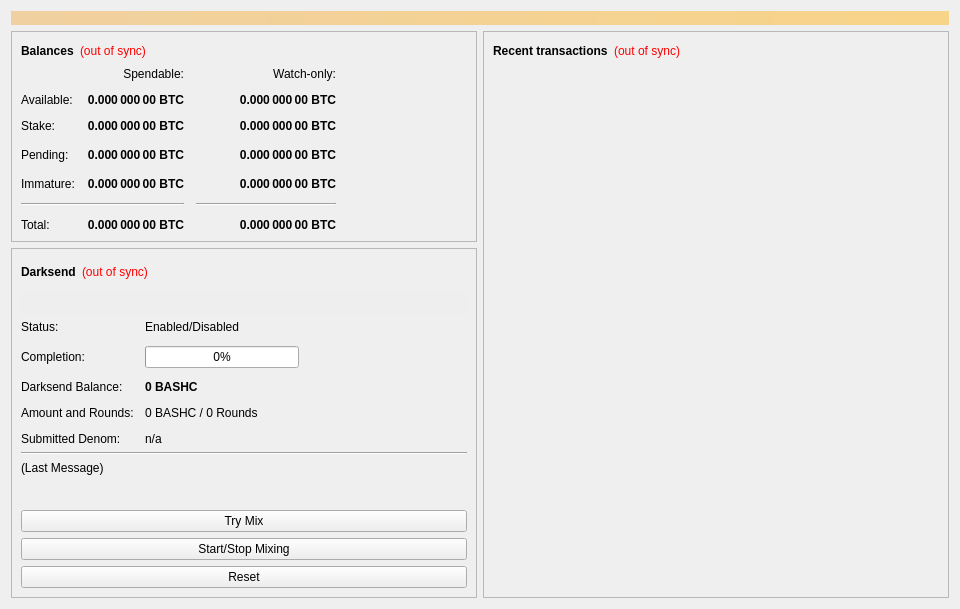
<?xml version="1.0" encoding="UTF-8"?>
<ui version="4.0">
 <class>OverviewPage</class>
 <widget class="QWidget" name="OverviewPage">
  <property name="geometry">
   <rect>
    <x>0</x>
    <y>0</y>
    <width>960</width>
    <height>594</height>
   </rect>
  </property>
  <property name="minimumSize">
   <size>
    <width>960</width>
    <height>0</height>
   </size>
  </property>
  <property name="windowTitle">
   <string>Form</string>
  </property>
  <layout class="QVBoxLayout" name="topLayout">
   <item>
    <widget class="QLabel" name="labelAlerts">
     <property name="visible">
      <bool>false</bool>
     </property>
     <property name="styleSheet">
      <string notr="true">background-color: qlineargradient(x1: 0, y1: 0, x2: 1, y2: 0, stop:0 #F0D0A0, stop:1 #F8D488); color:#000000;</string>
     </property>
     <property name="wordWrap">
      <bool>true</bool>
     </property>
     <property name="margin">
      <number>3</number>
     </property>
    </widget>
   </item>
   <item>
    <layout class="QHBoxLayout" name="horizontalLayout" stretch="1,1">
     <item>
      <layout class="QVBoxLayout" name="verticalLayout_2">
       <item>
        <widget class="QFrame" name="frame">
         <property name="frameShape">
          <enum>QFrame::StyledPanel</enum>
         </property>
         <property name="frameShadow">
          <enum>QFrame::Raised</enum>
         </property>
         <layout class="QVBoxLayout" name="verticalLayout_4">
          <item>
           <layout class="QHBoxLayout" name="horizontalLayout_4">
            <item>
             <widget class="QLabel" name="label_5">
              <property name="font">
               <font>
                <weight>75</weight>
                <bold>true</bold>
               </font>
              </property>
              <property name="text">
               <string>Balances</string>
              </property>
             </widget>
            </item>
            <item>
             <widget class="QLabel" name="labelWalletStatus">
              <property name="cursor">
               <cursorShape>WhatsThisCursor</cursorShape>
              </property>
              <property name="toolTip">
               <string>The displayed information may be out of date. Your wallet automatically synchronizes with the BashCoin network after a connection is established, but this process has not completed yet.</string>
              </property>
              <property name="styleSheet">
               <string notr="true">QLabel { color: red; }</string>
              </property>
              <property name="text">
               <string notr="true">(out of sync)</string>
              </property>
              <property name="alignment">
               <set>Qt::AlignLeading|Qt::AlignLeft|Qt::AlignVCenter</set>
              </property>
             </widget>
            </item>
            <item>
             <spacer name="horizontalSpacer_3">
              <property name="orientation">
               <enum>Qt::Horizontal</enum>
              </property>
              <property name="sizeHint" stdset="0">
               <size>
                <width>40</width>
                <height>20</height>
               </size>
              </property>
             </spacer>
            </item>
           </layout>
          </item>
          <item>
           <layout class="QGridLayout" name="gridLayout">
            <property name="spacing">
             <number>12</number>
            </property>
            <item row="3" column="2">
             <widget class="QLabel" name="labelWatchPending">
              <property name="font">
               <font>
                <weight>75</weight>
                <bold>true</bold>
               </font>
              </property>
              <property name="cursor">
               <cursorShape>IBeamCursor</cursorShape>
              </property>
              <property name="toolTip">
               <string>Unconfirmed transactions to watch-only addresses</string>
              </property>
              <property name="text">
               <string notr="true">0.000 000 00 BTC</string>
              </property>
              <property name="alignment">
               <set>Qt::AlignRight|Qt::AlignTrailing|Qt::AlignVCenter</set>
              </property>
              <property name="textInteractionFlags">
               <set>Qt::LinksAccessibleByMouse|Qt::TextSelectableByKeyboard|Qt::TextSelectableByMouse</set>
              </property>
             </widget>
            </item>
            <item row="3" column="1">
             <widget class="QLabel" name="labelUnconfirmed">
              <property name="font">
               <font>
                <weight>75</weight>
                <bold>true</bold>
               </font>
              </property>
              <property name="cursor">
               <cursorShape>IBeamCursor</cursorShape>
              </property>
              <property name="toolTip">
               <string>Total of transactions that have yet to be confirmed, and do not yet count toward the spendable balance</string>
              </property>
              <property name="text">
               <string notr="true">0.000 000 00 BTC</string>
              </property>
              <property name="alignment">
               <set>Qt::AlignRight|Qt::AlignTrailing|Qt::AlignVCenter</set>
              </property>
              <property name="textInteractionFlags">
               <set>Qt::LinksAccessibleByMouse|Qt::TextSelectableByKeyboard|Qt::TextSelectableByMouse</set>
              </property>
             </widget>
            </item>
            <item row="4" column="2">
             <widget class="QLabel" name="labelWatchImmature">
              <property name="font">
               <font>
                <weight>75</weight>
                <bold>true</bold>
               </font>
              </property>
              <property name="cursor">
               <cursorShape>IBeamCursor</cursorShape>
              </property>
              <property name="toolTip">
               <string>Mined balance in watch-only addresses that has not yet matured</string>
              </property>
              <property name="text">
               <string notr="true">0.000 000 00 BTC</string>
              </property>
              <property name="alignment">
               <set>Qt::AlignRight|Qt::AlignTrailing|Qt::AlignVCenter</set>
              </property>
              <property name="textInteractionFlags">
               <set>Qt::LinksAccessibleByMouse|Qt::TextSelectableByKeyboard|Qt::TextSelectableByMouse</set>
              </property>
             </widget>
            </item>
            <item row="5" column="0" colspan="2">
             <widget class="Line" name="lineSpendableBalance">
              <property name="orientation">
               <enum>Qt::Horizontal</enum>
              </property>
             </widget>
            </item>
            <item row="5" column="2">
             <widget class="Line" name="lineWatchBalance">
              <property name="sizePolicy">
               <sizepolicy hsizetype="Preferred" vsizetype="Fixed">
                <horstretch>0</horstretch>
                <verstretch>0</verstretch>
               </sizepolicy>
              </property>
              <property name="minimumSize">
               <size>
                <width>140</width>
                <height>0</height>
               </size>
              </property>
              <property name="orientation">
               <enum>Qt::Horizontal</enum>
              </property>
             </widget>
            </item>
            <item row="6" column="0">
             <widget class="QLabel" name="labelTotalText">
              <property name="text">
               <string>Total:</string>
              </property>
             </widget>
            </item>
            <item row="4" column="1">
             <widget class="QLabel" name="labelImmature">
              <property name="font">
               <font>
                <weight>75</weight>
                <bold>true</bold>
               </font>
              </property>
              <property name="cursor">
               <cursorShape>IBeamCursor</cursorShape>
              </property>
              <property name="toolTip">
               <string>Mined balance that has not yet matured</string>
              </property>
              <property name="text">
               <string notr="true">0.000 000 00 BTC</string>
              </property>
              <property name="alignment">
               <set>Qt::AlignRight|Qt::AlignTrailing|Qt::AlignVCenter</set>
              </property>
              <property name="textInteractionFlags">
               <set>Qt::LinksAccessibleByMouse|Qt::TextSelectableByKeyboard|Qt::TextSelectableByMouse</set>
              </property>
             </widget>
            </item>
            <item row="3" column="3">
             <spacer name="horizontalSpacer_2">
              <property name="orientation">
               <enum>Qt::Horizontal</enum>
              </property>
              <property name="sizeHint" stdset="0">
               <size>
                <width>40</width>
                <height>20</height>
               </size>
              </property>
             </spacer>
            </item>
            <item row="4" column="0">
             <widget class="QLabel" name="labelImmatureText">
              <property name="text">
               <string>Immature:</string>
              </property>
             </widget>
            </item>
            <item row="6" column="1">
             <widget class="QLabel" name="labelTotal">
              <property name="font">
               <font>
                <weight>75</weight>
                <bold>true</bold>
               </font>
              </property>
              <property name="cursor">
               <cursorShape>IBeamCursor</cursorShape>
              </property>
              <property name="toolTip">
               <string>Your current total balance</string>
              </property>
              <property name="text">
               <string notr="true">0.000 000 00 BTC</string>
              </property>
              <property name="alignment">
               <set>Qt::AlignRight|Qt::AlignTrailing|Qt::AlignVCenter</set>
              </property>
              <property name="textInteractionFlags">
               <set>Qt::LinksAccessibleByMouse|Qt::TextSelectableByKeyboard|Qt::TextSelectableByMouse</set>
              </property>
             </widget>
            </item>
            <item row="6" column="2">
             <widget class="QLabel" name="labelWatchTotal">
              <property name="font">
               <font>
                <weight>75</weight>
                <bold>true</bold>
               </font>
              </property>
              <property name="cursor">
               <cursorShape>IBeamCursor</cursorShape>
              </property>
              <property name="toolTip">
               <string>Current total balance in watch-only addresses</string>
              </property>
              <property name="text">
               <string notr="true">0.000 000 00 BTC</string>
              </property>
              <property name="alignment">
               <set>Qt::AlignRight|Qt::AlignTrailing|Qt::AlignVCenter</set>
              </property>
              <property name="textInteractionFlags">
               <set>Qt::LinksAccessibleByMouse|Qt::TextSelectableByKeyboard|Qt::TextSelectableByMouse</set>
              </property>
             </widget>
            </item>
            <item row="0" column="2">
             <widget class="QLabel" name="labelWatchonly">
              <property name="text">
               <string>Watch-only:</string>
              </property>
              <property name="alignment">
               <set>Qt::AlignRight|Qt::AlignTrailing|Qt::AlignVCenter</set>
              </property>
             </widget>
            </item>
            <item row="1" column="0">
             <widget class="QLabel" name="labelBalanceText">
              <property name="text">
               <string>Available:</string>
              </property>
             </widget>
            </item>
            <item row="1" column="1">
             <widget class="QLabel" name="labelBalance">
              <property name="font">
               <font>
                <weight>75</weight>
                <bold>true</bold>
               </font>
              </property>
              <property name="cursor">
               <cursorShape>IBeamCursor</cursorShape>
              </property>
              <property name="toolTip">
               <string>Your current spendable balance</string>
              </property>
              <property name="text">
               <string notr="true">0.000 000 00 BTC</string>
              </property>
              <property name="alignment">
               <set>Qt::AlignRight|Qt::AlignTrailing|Qt::AlignVCenter</set>
              </property>
              <property name="textInteractionFlags">
               <set>Qt::LinksAccessibleByMouse|Qt::TextSelectableByKeyboard|Qt::TextSelectableByMouse</set>
              </property>
             </widget>
            </item>
            <item row="2" column="0">
             <widget class="QLabel" name="label_10">
              <property name="text">
               <string>Stake:</string>
              </property>
             </widget>
            </item>
            <item row="2" column="1">
             <widget class="QLabel" name="labelStake">
              <property name="font">
               <font>
                <weight>75</weight>
                <bold>true</bold>
               </font>
              </property>
              <property name="cursor">
               <cursorShape>IBeamCursor</cursorShape>
              </property>
              <property name="toolTip">
               <string>Total of coins that was staked, and do not yet count toward the current balance</string>
              </property>
              <property name="text">
               <string notr="true">0.000 000 00 BTC</string>
              </property>
              <property name="alignment">
               <set>Qt::AlignRight|Qt::AlignTrailing|Qt::AlignVCenter</set>
              </property>
              <property name="textInteractionFlags">
               <set>Qt::LinksAccessibleByMouse|Qt::TextSelectableByKeyboard|Qt::TextSelectableByMouse</set>
              </property>
             </widget>
            </item>
            <item row="2" column="2">
             <widget class="QLabel" name="labelWatchStake">
              <property name="font">
               <font>
                <weight>75</weight>
                <bold>true</bold>
               </font>
              </property>
              <property name="cursor">
               <cursorShape>IBeamCursor</cursorShape>
              </property>
              <property name="toolTip">
               <string>Total of coins that was staked in watch-only addresses, and do not yet count toward the current watch-only balance</string>
              </property>
              <property name="text">
               <string notr="true">0.000 000 00 BTC</string>
              </property>
              <property name="alignment">
               <set>Qt::AlignRight|Qt::AlignTrailing|Qt::AlignVCenter</set>
              </property>
              <property name="textInteractionFlags">
               <set>Qt::LinksAccessibleByMouse|Qt::TextSelectableByKeyboard|Qt::TextSelectableByMouse</set>
              </property>
             </widget>
            </item>
            <item row="1" column="2">
             <widget class="QLabel" name="labelWatchAvailable">
              <property name="font">
               <font>
                <weight>75</weight>
                <bold>true</bold>
               </font>
              </property>
              <property name="cursor">
               <cursorShape>IBeamCursor</cursorShape>
              </property>
              <property name="toolTip">
               <string>Your current balance in watch-only addresses</string>
              </property>
              <property name="text">
               <string notr="true">0.000 000 00 BTC</string>
              </property>
              <property name="alignment">
               <set>Qt::AlignRight|Qt::AlignTrailing|Qt::AlignVCenter</set>
              </property>
              <property name="textInteractionFlags">
               <set>Qt::LinksAccessibleByMouse|Qt::TextSelectableByKeyboard|Qt::TextSelectableByMouse</set>
              </property>
             </widget>
            </item>
            <item row="3" column="0">
             <widget class="QLabel" name="labelPendingText">
              <property name="text">
               <string>Pending:</string>
              </property>
             </widget>
            </item>
            <item row="0" column="1">
             <widget class="QLabel" name="labelSpendable">
              <property name="text">
               <string>Spendable:</string>
              </property>
              <property name="alignment">
               <set>Qt::AlignRight|Qt::AlignTrailing|Qt::AlignVCenter</set>
              </property>
             </widget>
            </item>
           </layout>
          </item>
         </layout>
        </widget>
       </item>
       <item>
        <widget class="QFrame" name="frameDarksend">
         <property name="sizePolicy">
          <sizepolicy hsizetype="Expanding" vsizetype="Expanding">
           <horstretch>0</horstretch>
           <verstretch>0</verstretch>
          </sizepolicy>
         </property>
         <property name="minimumSize">
          <size>
           <width>0</width>
           <height>350</height>
          </size>
         </property>
         <property name="layoutDirection">
          <enum>Qt::LeftToRight</enum>
         </property>
         <property name="frameShape">
          <enum>QFrame::StyledPanel</enum>
         </property>
         <property name="frameShadow">
          <enum>QFrame::Raised</enum>
         </property>
         <layout class="QVBoxLayout" name="verticalLayout_5">
          <item>
           <layout class="QHBoxLayout" name="horizontalLayout_5">
            <item>
             <widget class="QLabel" name="label_2">
              <property name="font">
               <font>
                <weight>75</weight>
                <bold>true</bold>
               </font>
              </property>
              <property name="text">
               <string>Darksend</string>
              </property>
             </widget>
            </item>
            <item>
             <widget class="QLabel" name="labelDarksendSyncStatus">
              <property name="toolTip">
               <string>The displayed information may be out of date. Your wallet automatically synchronizes with the BashCoin network after a connection is established, but this process has not completed yet.</string>
              </property>
              <property name="styleSheet">
               <string notr="true">QLabel { color: red; }</string>
              </property>
              <property name="text">
               <string notr="true">(out of sync)</string>
              </property>
              <property name="alignment">
               <set>Qt::AlignLeading|Qt::AlignLeft|Qt::AlignVCenter</set>
              </property>
             </widget>
            </item>
            <item>
             <spacer name="horizontalSpacer_4">
              <property name="orientation">
               <enum>Qt::Horizontal</enum>
              </property>
              <property name="sizeHint" stdset="0">
               <size>
                <width>40</width>
                <height>20</height>
               </size>
              </property>
             </spacer>
            </item>
           </layout>
          </item>
          <item>
           <widget class="QPushButton" name="runAutoDenom">
            <property name="palette">
             <palette>
              <active>
               <colorrole role="WindowText">
                <brush brushstyle="SolidPattern">
                 <color alpha="255">
                  <red>0</red>
                  <green>0</green>
                  <blue>0</blue>
                 </color>
                </brush>
               </colorrole>
               <colorrole role="Button">
                <brush brushstyle="SolidPattern">
                 <color alpha="255">
                  <red>239</red>
                  <green>238</green>
                  <blue>238</blue>
                 </color>
                </brush>
               </colorrole>
               <colorrole role="Light">
                <brush brushstyle="SolidPattern">
                 <color alpha="255">
                  <red>255</red>
                  <green>255</green>
                  <blue>255</blue>
                 </color>
                </brush>
               </colorrole>
               <colorrole role="Midlight">
                <brush brushstyle="SolidPattern">
                 <color alpha="255">
                  <red>247</red>
                  <green>246</green>
                  <blue>246</blue>
                 </color>
                </brush>
               </colorrole>
               <colorrole role="Dark">
                <brush brushstyle="SolidPattern">
                 <color alpha="255">
                  <red>119</red>
                  <green>119</green>
                  <blue>119</blue>
                 </color>
                </brush>
               </colorrole>
               <colorrole role="Mid">
                <brush brushstyle="SolidPattern">
                 <color alpha="255">
                  <red>159</red>
                  <green>159</green>
                  <blue>159</blue>
                 </color>
                </brush>
               </colorrole>
               <colorrole role="Text">
                <brush brushstyle="SolidPattern">
                 <color alpha="255">
                  <red>0</red>
                  <green>0</green>
                  <blue>0</blue>
                 </color>
                </brush>
               </colorrole>
               <colorrole role="BrightText">
                <brush brushstyle="SolidPattern">
                 <color alpha="255">
                  <red>255</red>
                  <green>255</green>
                  <blue>255</blue>
                 </color>
                </brush>
               </colorrole>
               <colorrole role="ButtonText">
                <brush brushstyle="SolidPattern">
                 <color alpha="255">
                  <red>0</red>
                  <green>0</green>
                  <blue>0</blue>
                 </color>
                </brush>
               </colorrole>
               <colorrole role="Base">
                <brush brushstyle="SolidPattern">
                 <color alpha="255">
                  <red>255</red>
                  <green>255</green>
                  <blue>255</blue>
                 </color>
                </brush>
               </colorrole>
               <colorrole role="Window">
                <brush brushstyle="SolidPattern">
                 <color alpha="255">
                  <red>239</red>
                  <green>238</green>
                  <blue>238</blue>
                 </color>
                </brush>
               </colorrole>
               <colorrole role="Shadow">
                <brush brushstyle="SolidPattern">
                 <color alpha="255">
                  <red>0</red>
                  <green>0</green>
                  <blue>0</blue>
                 </color>
                </brush>
               </colorrole>
               <colorrole role="AlternateBase">
                <brush brushstyle="SolidPattern">
                 <color alpha="255">
                  <red>247</red>
                  <green>246</green>
                  <blue>246</blue>
                 </color>
                </brush>
               </colorrole>
               <colorrole role="ToolTipBase">
                <brush brushstyle="SolidPattern">
                 <color alpha="255">
                  <red>255</red>
                  <green>255</green>
                  <blue>220</blue>
                 </color>
                </brush>
               </colorrole>
               <colorrole role="ToolTipText">
                <brush brushstyle="SolidPattern">
                 <color alpha="255">
                  <red>0</red>
                  <green>0</green>
                  <blue>0</blue>
                 </color>
                </brush>
               </colorrole>
              </active>
              <inactive>
               <colorrole role="WindowText">
                <brush brushstyle="SolidPattern">
                 <color alpha="255">
                  <red>0</red>
                  <green>0</green>
                  <blue>0</blue>
                 </color>
                </brush>
               </colorrole>
               <colorrole role="Button">
                <brush brushstyle="SolidPattern">
                 <color alpha="255">
                  <red>239</red>
                  <green>238</green>
                  <blue>238</blue>
                 </color>
                </brush>
               </colorrole>
               <colorrole role="Light">
                <brush brushstyle="SolidPattern">
                 <color alpha="255">
                  <red>255</red>
                  <green>255</green>
                  <blue>255</blue>
                 </color>
                </brush>
               </colorrole>
               <colorrole role="Midlight">
                <brush brushstyle="SolidPattern">
                 <color alpha="255">
                  <red>247</red>
                  <green>246</green>
                  <blue>246</blue>
                 </color>
                </brush>
               </colorrole>
               <colorrole role="Dark">
                <brush brushstyle="SolidPattern">
                 <color alpha="255">
                  <red>119</red>
                  <green>119</green>
                  <blue>119</blue>
                 </color>
                </brush>
               </colorrole>
               <colorrole role="Mid">
                <brush brushstyle="SolidPattern">
                 <color alpha="255">
                  <red>159</red>
                  <green>159</green>
                  <blue>159</blue>
                 </color>
                </brush>
               </colorrole>
               <colorrole role="Text">
                <brush brushstyle="SolidPattern">
                 <color alpha="255">
                  <red>0</red>
                  <green>0</green>
                  <blue>0</blue>
                 </color>
                </brush>
               </colorrole>
               <colorrole role="BrightText">
                <brush brushstyle="SolidPattern">
                 <color alpha="255">
                  <red>255</red>
                  <green>255</green>
                  <blue>255</blue>
                 </color>
                </brush>
               </colorrole>
               <colorrole role="ButtonText">
                <brush brushstyle="SolidPattern">
                 <color alpha="255">
                  <red>0</red>
                  <green>0</green>
                  <blue>0</blue>
                 </color>
                </brush>
               </colorrole>
               <colorrole role="Base">
                <brush brushstyle="SolidPattern">
                 <color alpha="255">
                  <red>255</red>
                  <green>255</green>
                  <blue>255</blue>
                 </color>
                </brush>
               </colorrole>
               <colorrole role="Window">
                <brush brushstyle="SolidPattern">
                 <color alpha="255">
                  <red>239</red>
                  <green>238</green>
                  <blue>238</blue>
                 </color>
                </brush>
               </colorrole>
               <colorrole role="Shadow">
                <brush brushstyle="SolidPattern">
                 <color alpha="255">
                  <red>0</red>
                  <green>0</green>
                  <blue>0</blue>
                 </color>
                </brush>
               </colorrole>
               <colorrole role="AlternateBase">
                <brush brushstyle="SolidPattern">
                 <color alpha="255">
                  <red>247</red>
                  <green>246</green>
                  <blue>246</blue>
                 </color>
                </brush>
               </colorrole>
               <colorrole role="ToolTipBase">
                <brush brushstyle="SolidPattern">
                 <color alpha="255">
                  <red>255</red>
                  <green>255</green>
                  <blue>220</blue>
                 </color>
                </brush>
               </colorrole>
               <colorrole role="ToolTipText">
                <brush brushstyle="SolidPattern">
                 <color alpha="255">
                  <red>0</red>
                  <green>0</green>
                  <blue>0</blue>
                 </color>
                </brush>
               </colorrole>
              </inactive>
              <disabled>
               <colorrole role="WindowText">
                <brush brushstyle="SolidPattern">
                 <color alpha="255">
                  <red>119</red>
                  <green>119</green>
                  <blue>119</blue>
                 </color>
                </brush>
               </colorrole>
               <colorrole role="Button">
                <brush brushstyle="SolidPattern">
                 <color alpha="255">
                  <red>239</red>
                  <green>238</green>
                  <blue>238</blue>
                 </color>
                </brush>
               </colorrole>
               <colorrole role="Light">
                <brush brushstyle="SolidPattern">
                 <color alpha="255">
                  <red>255</red>
                  <green>255</green>
                  <blue>255</blue>
                 </color>
                </brush>
               </colorrole>
               <colorrole role="Midlight">
                <brush brushstyle="SolidPattern">
                 <color alpha="255">
                  <red>247</red>
                  <green>246</green>
                  <blue>246</blue>
                 </color>
                </brush>
               </colorrole>
               <colorrole role="Dark">
                <brush brushstyle="SolidPattern">
                 <color alpha="255">
                  <red>119</red>
                  <green>119</green>
                  <blue>119</blue>
                 </color>
                </brush>
               </colorrole>
               <colorrole role="Mid">
                <brush brushstyle="SolidPattern">
                 <color alpha="255">
                  <red>159</red>
                  <green>159</green>
                  <blue>159</blue>
                 </color>
                </brush>
               </colorrole>
               <colorrole role="Text">
                <brush brushstyle="SolidPattern">
                 <color alpha="255">
                  <red>119</red>
                  <green>119</green>
                  <blue>119</blue>
                 </color>
                </brush>
               </colorrole>
               <colorrole role="BrightText">
                <brush brushstyle="SolidPattern">
                 <color alpha="255">
                  <red>255</red>
                  <green>255</green>
                  <blue>255</blue>
                 </color>
                </brush>
               </colorrole>
               <colorrole role="ButtonText">
                <brush brushstyle="SolidPattern">
                 <color alpha="255">
                  <red>119</red>
                  <green>119</green>
                  <blue>119</blue>
                 </color>
                </brush>
               </colorrole>
               <colorrole role="Base">
                <brush brushstyle="SolidPattern">
                 <color alpha="255">
                  <red>239</red>
                  <green>238</green>
                  <blue>238</blue>
                 </color>
                </brush>
               </colorrole>
               <colorrole role="Window">
                <brush brushstyle="SolidPattern">
                 <color alpha="255">
                  <red>239</red>
                  <green>238</green>
                  <blue>238</blue>
                 </color>
                </brush>
               </colorrole>
               <colorrole role="Shadow">
                <brush brushstyle="SolidPattern">
                 <color alpha="255">
                  <red>0</red>
                  <green>0</green>
                  <blue>0</blue>
                 </color>
                </brush>
               </colorrole>
               <colorrole role="AlternateBase">
                <brush brushstyle="SolidPattern">
                 <color alpha="255">
                  <red>239</red>
                  <green>238</green>
                  <blue>238</blue>
                 </color>
                </brush>
               </colorrole>
               <colorrole role="ToolTipBase">
                <brush brushstyle="SolidPattern">
                 <color alpha="255">
                  <red>255</red>
                  <green>255</green>
                  <blue>220</blue>
                 </color>
                </brush>
               </colorrole>
               <colorrole role="ToolTipText">
                <brush brushstyle="SolidPattern">
                 <color alpha="255">
                  <red>0</red>
                  <green>0</green>
                  <blue>0</blue>
                 </color>
                </brush>
               </colorrole>
              </disabled>
             </palette>
            </property>
            <property name="focusPolicy">
             <enum>Qt::NoFocus</enum>
            </property>
            <property name="autoFillBackground">
             <bool>true</bool>
            </property>
            <property name="text">
             <string/>
            </property>
            <property name="flat">
             <bool>true</bool>
            </property>
           </widget>
          </item>
          <item>
           <layout class="QFormLayout" name="formLayout">
            <property name="fieldGrowthPolicy">
             <enum>QFormLayout::AllNonFixedFieldsGrow</enum>
            </property>
            <property name="horizontalSpacing">
             <number>11</number>
            </property>
            <property name="verticalSpacing">
             <number>12</number>
            </property>
            <item row="0" column="0">
             <widget class="QLabel" name="label_6">
              <property name="text">
               <string>Status:</string>
              </property>
             </widget>
            </item>
            <item row="1" column="0">
             <widget class="QLabel" name="label_7">
              <property name="text">
               <string>Completion:</string>
              </property>
             </widget>
            </item>
            <item row="1" column="1">
             <widget class="QProgressBar" name="darksendProgress">
              <property name="maximumSize">
               <size>
                <width>154</width>
                <height>16777215</height>
               </size>
              </property>
              <property name="value">
               <number>0</number>
              </property>
             </widget>
            </item>
            <item row="3" column="0">
             <widget class="QLabel" name="labelAnonymizedText">
              <property name="text">
               <string>Darksend Balance:</string>
              </property>
             </widget>
            </item>
            <item row="3" column="1">
             <widget class="QLabel" name="labelAnonymized">
              <property name="font">
               <font>
                <weight>75</weight>
                <bold>true</bold>
               </font>
              </property>
              <property name="text">
               <string notr="true">0 BASHC</string>
              </property>
             </widget>
            </item>
            <item row="4" column="0">
             <widget class="QLabel" name="label_8">
              <property name="text">
               <string>Amount and Rounds:</string>
              </property>
             </widget>
            </item>
            <item row="4" column="1">
             <widget class="QLabel" name="labelAmountRounds">
              <property name="text">
               <string>0 BASHC / 0 Rounds</string>
              </property>
             </widget>
            </item>
            <item row="5" column="0">
             <widget class="QLabel" name="label_9">
              <property name="text">
               <string>Submitted Denom:</string>
              </property>
             </widget>
            </item>
            <item row="5" column="1">
             <widget class="QLabel" name="labelSubmittedDenom">
              <property name="toolTip">
               <string>The denominations you submitted to the Masternode.&lt;br&gt;To mix, other users must submit the exact same denominations.</string>
              </property>
              <property name="text">
               <string>n/a</string>
              </property>
             </widget>
            </item>
            <item row="0" column="1">
             <widget class="QLabel" name="darksendEnabled">
              <property name="text">
               <string>Enabled/Disabled</string>
              </property>
             </widget>
            </item>
           </layout>
          </item>
          <item>
           <widget class="Line" name="lineLastMessage">
            <property name="orientation">
             <enum>Qt::Horizontal</enum>
            </property>
           </widget>
          </item>
          <item>
           <widget class="QLabel" name="darksendStatus">
            <property name="minimumSize">
             <size>
              <width>288</width>
              <height>43</height>
             </size>
            </property>
            <property name="text">
             <string>(Last Message)</string>
            </property>
            <property name="alignment">
             <set>Qt::AlignLeading|Qt::AlignLeft|Qt::AlignTop</set>
            </property>
            <property name="wordWrap">
             <bool>true</bool>
            </property>
           </widget>
          </item>
          <item>
           <widget class="QPushButton" name="darksendAuto">
            <property name="sizePolicy">
             <sizepolicy hsizetype="MinimumExpanding" vsizetype="Fixed">
              <horstretch>0</horstretch>
              <verstretch>0</verstretch>
             </sizepolicy>
            </property>
            <property name="toolTip">
             <string>Try to manually submit a Darksend request.</string>
            </property>
            <property name="text">
             <string>Try Mix</string>
            </property>
           </widget>
          </item>
          <item>
           <widget class="QPushButton" name="toggleDarksend">
            <property name="sizePolicy">
             <sizepolicy hsizetype="MinimumExpanding" vsizetype="Fixed">
              <horstretch>0</horstretch>
              <verstretch>0</verstretch>
             </sizepolicy>
            </property>
            <property name="text">
             <string>Start/Stop Mixing</string>
            </property>
           </widget>
          </item>
          <item>
           <widget class="QPushButton" name="darksendReset">
            <property name="sizePolicy">
             <sizepolicy hsizetype="MinimumExpanding" vsizetype="Fixed">
              <horstretch>0</horstretch>
              <verstretch>0</verstretch>
             </sizepolicy>
            </property>
            <property name="toolTip">
             <string>Reset the current status of Darksend (can interrupt Darksend if it's in the process of Mixing, which can cost you money!)</string>
            </property>
            <property name="autoFillBackground">
             <bool>false</bool>
            </property>
            <property name="text">
             <string>Reset</string>
            </property>
           </widget>
          </item>
         </layout>
        </widget>
       </item>
       <item>
        <spacer name="verticalSpacer">
         <property name="orientation">
          <enum>Qt::Vertical</enum>
         </property>
         <property name="sizeHint" stdset="0">
          <size>
           <width>20</width>
           <height>40</height>
          </size>
         </property>
        </spacer>
       </item>
      </layout>
     </item>
     <item>
      <layout class="QVBoxLayout" name="verticalLayout_3">
       <item>
        <widget class="QFrame" name="frame_2">
         <property name="frameShape">
          <enum>QFrame::StyledPanel</enum>
         </property>
         <property name="frameShadow">
          <enum>QFrame::Raised</enum>
         </property>
         <layout class="QVBoxLayout" name="verticalLayout">
          <item>
           <layout class="QHBoxLayout" name="horizontalLayout_2">
            <item>
             <widget class="QLabel" name="label_4">
              <property name="font">
               <font>
                <weight>75</weight>
                <bold>true</bold>
               </font>
              </property>
              <property name="text">
               <string>Recent transactions</string>
              </property>
             </widget>
            </item>
            <item>
             <widget class="QLabel" name="labelTransactionsStatus">
              <property name="cursor">
               <cursorShape>WhatsThisCursor</cursorShape>
              </property>
              <property name="toolTip">
               <string>The displayed information may be out of date. Your wallet automatically synchronizes with the BashCoin network after a connection is established, but this process has not completed yet.</string>
              </property>
              <property name="styleSheet">
               <string notr="true">QLabel { color: red; }</string>
              </property>
              <property name="text">
               <string notr="true">(out of sync)</string>
              </property>
              <property name="alignment">
               <set>Qt::AlignRight|Qt::AlignTrailing|Qt::AlignVCenter</set>
              </property>
             </widget>
            </item>
            <item>
             <spacer name="horizontalSpacer">
              <property name="orientation">
               <enum>Qt::Horizontal</enum>
              </property>
              <property name="sizeHint" stdset="0">
               <size>
                <width>40</width>
                <height>20</height>
               </size>
              </property>
             </spacer>
            </item>
           </layout>
          </item>
          <item>
           <widget class="QListView" name="listTransactions">
            <property name="styleSheet">
             <string notr="true">QListView { background: transparent; }</string>
            </property>
            <property name="frameShape">
             <enum>QFrame::NoFrame</enum>
            </property>
            <property name="verticalScrollBarPolicy">
             <enum>Qt::ScrollBarAlwaysOff</enum>
            </property>
            <property name="horizontalScrollBarPolicy">
             <enum>Qt::ScrollBarAlwaysOff</enum>
            </property>
            <property name="selectionMode">
             <enum>QAbstractItemView::NoSelection</enum>
            </property>
           </widget>
          </item>
         </layout>
        </widget>
       </item>
      </layout>
     </item>
    </layout>
   </item>
  </layout>
 </widget>
 <resources/>
 <connections/>
</ui>
